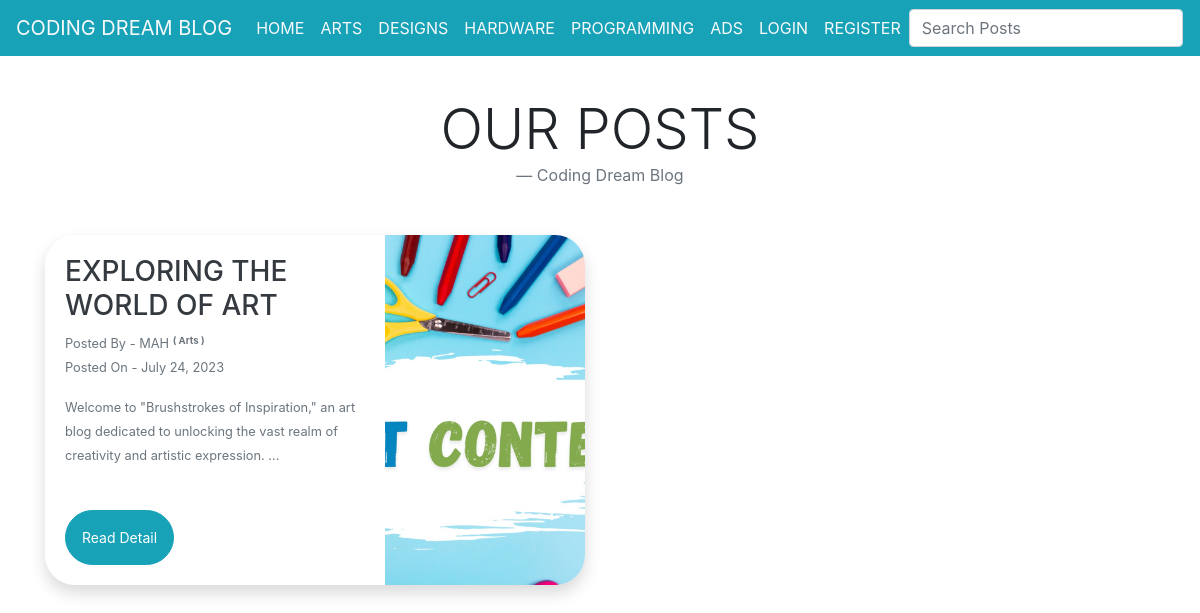
Before: / with the older database file.
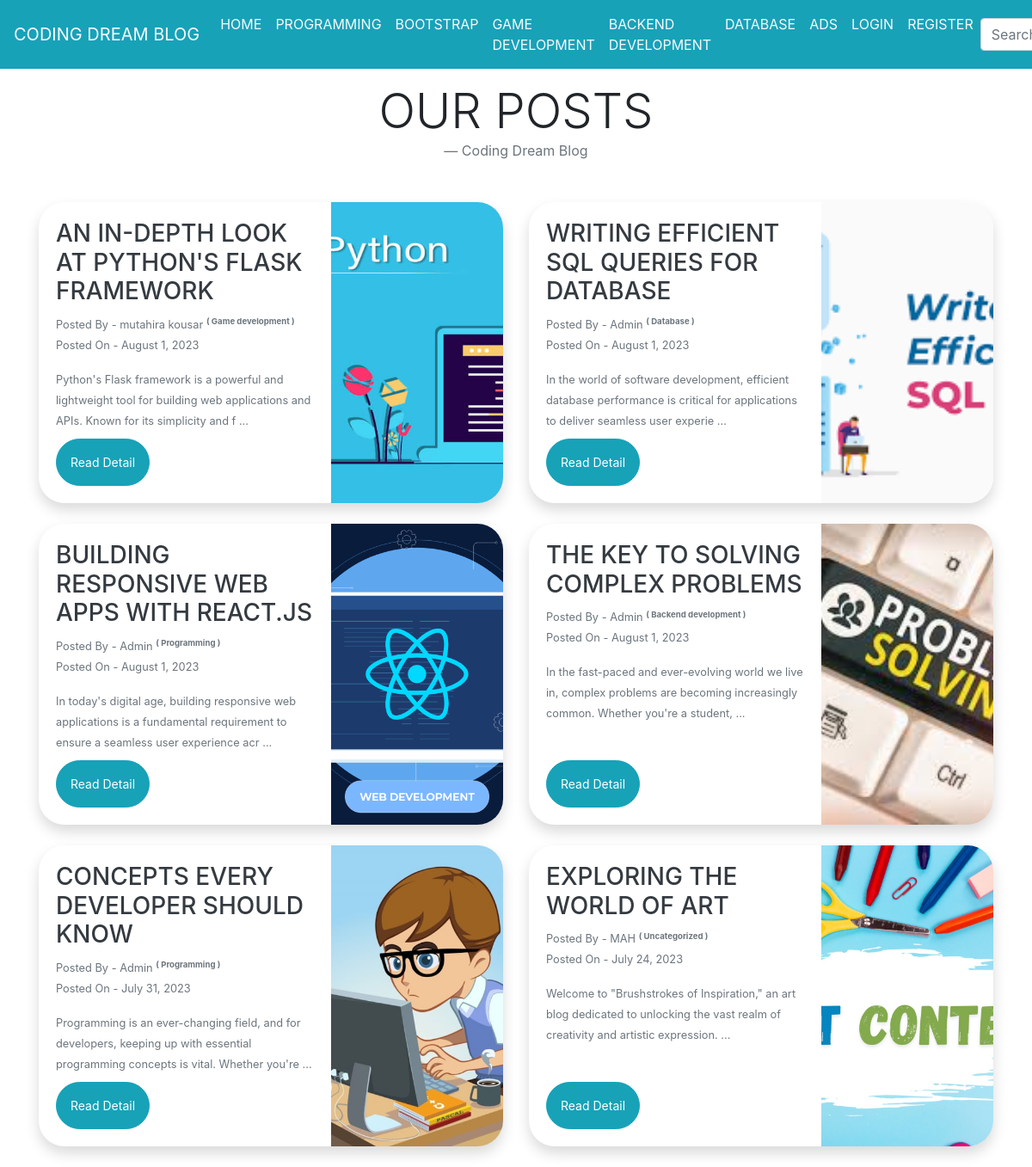
After: the same page with the newer database file.
### tables this page shows
CREATE TABLE `categories` (
  `id` int(20) NOT NULL,
  `name` varchar(255) DEFAULT NULL
);

CREATE TABLE `posts` (
  `id` int(20) NOT NULL,
  `category_id` int(20) DEFAULT NULL,
  `posted_by` int(20) DEFAULT NULL,
  `title` varchar(255) DEFAULT NULL,
  `image` varchar(255) DEFAULT NULL,
  `tags` varchar(255) DEFAULT NULL,
  `description` text DEFAULT NULL,
  `date` date DEFAULT NULL,
  `status` int(10) DEFAULT 0
);

CREATE TABLE `users` (
  `id` int(20) NOT NULL,
  `name` varchar(50) DEFAULT NULL,
  `email` varchar(100) DEFAULT NULL,
  `password` varchar(100) DEFAULT NULL,
  `phone` varchar(60) DEFAULT NULL,
  `city` varchar(60) DEFAULT NULL,
  `role` varchar(20) DEFAULT 'user'
);

### index.php (the view, shortened to what this page needs)
<?php include_once "connect.php"; ?>
<?php include_once "header.php"; ?>
<?php include_once "navbar.php"; ?>
<main role="main" class="container">
<div class="row">
<div class="col-md-12 col-sm-12 col-lg-12">
<blockquote class="blockquote text-center mb-5">
  <h1 class="mb-0 text-uppercase display-4">Our Posts</h1>
  <footer class="blockquote-footer">Coding Dream Blog</footer>
</blockquote>
<div class="row">
<?php
$posts 	= "SELECT * FROM posts WHERE status = 1 ORDER BY id DESC";
$result 		= $db->query($posts);
$num 			= $result->num_rows;
if($num == 0){
echo '<p>No Record.</p>';
}else{
while($row = $result->fetch_assoc()){
$id = $row['id'];
$title = $row['title'];
$catid = $row['category_id'];
$catnameQuery = "SELECT * FROM categories WHERE id = '{$catid}' LIMIT 1";
$catresult = $db->query($catnameQuery);
$catrow = $catresult->fetch_assoc();
$catnum = $catresult->num_rows;
if($catnum == 0){
$category = 'Uncategorized';
}else{
$category = $catrow['name'];
}
$posted_by = $row['posted_by'];
$postedbyQuery = "SELECT * FROM users WHERE id = '{$posted_by}' LIMIT 1";
$postedbyResult = $db->query($postedbyQuery);
$postedbyRow = $postedbyResult->fetch_assoc();
$postedbyNum = $postedbyResult->num_rows;
if($postedbyNum == 0){
$posted_by = 'Unknown';
}else{
$posted_by = $postedbyRow['name'];
}
$image = $row['image'];
$date = $row['date'];
$date = date("F j, Y", strtotime($date));
$description = $row['description'];
?>
  <div class="col-md-6 col-sm-6 col-lg-6">
    <div class="card  flex-md-row mb-4 h-md-250 border-0 shadow rounded-5" style="height: 350px;">
       <div class="card-body d-flex flex-column align-items-start">
          <h3 class="d-inline-block mb-2 text-dark text-uppercase"><?php echo $title ?></h3>
          <div class="text-muted"><small>Posted By - <?php echo $posted_by ?> <sup><b>( <?php echo $category ?> )</b></small></sup></div>
          <div class="text-muted"><small>Posted On - <?php echo $date ?></small></div>
          <p class="card-text mb-auto text-muted mt-3"><small><?php echo substr($description, 0, 130); ?> ...</small></p>
          <a class="btn btn-outline-info bg-info btn-sm rounded-5 p-3" role="button" href="detail.php?post=<?php echo $id ?>" style="color:white">Read Detail</a>
       </div>
       <img class="card-img-right flex-auto d-none d-lg-block img rounded-right-5" src="<?php echo $image ?>" style="width: 200px; height: auto; object-fit: cover">
    </div>
 </div>
<?php }} ?>
</div>
</div>
</div>
</main>

### header.php (shortened to what this page needs)
<!DOCTYPE html>
<html>
<head>
<link rel="stylesheet" href="css/bootstrap.css">
<link rel="stylesheet" type="text/css" href="css/main.css">
<link rel="stylesheet" href="https://use.fontawesome.com/releases/v5.7.2/css/all.css">
</head>
<body>

### navbar.php (shortened to what this page needs)
<nav class="navbar navbar-expand-md navbar-light fixed-top bg-info">
  <a class="navbar-brand text-light text-uppercase" href="#">Coding Dream Blog</a>
  <div class="collapse navbar-collapse" id="navbarCollapse">
    <ul class="navbar-nav mx-auto">
       <li class="nav-item">
        <a class="nav-link fw-bold text-light text-uppercase" href="index.php">Home</a>
      </li>
<?php
  $query = "SELECT * FROM categories";
  $result = $db->query($query);
  $num = $result->num_rows;
  if($num == 0){
  }else{
    while($row = $result->fetch_assoc()){
      $id     = $row['id'];
      $name   = $row['name'];
      ?>
     <li class="nav-item">
        <a class="nav-link fw-bold text-light text-uppercase" href="searchposts.php?cat=<?php echo $id ?>"><?php echo ucfirst($name); ?></a>
      </li>
      <?php
    }
  }
 ?>
<li class="nav-item">
        <a class="nav-link fw-bold text-light text-uppercase" href="adsfront.php">Ads</a>
      </li>
<?php if(isset($logid)){ ?>
      <li class="nav-item">
        <a class="nav-link fw-bold text-light text-uppercase" href="backend.php">Account</a>
      </li>
<?php }else{ ?>
      <li class="nav-item">
        <a class="nav-link fw-bold text-light text-uppercase" href="login.php">Login</a>
      </li>
       <li class="nav-item">
        <a class="nav-link fw-bold text-light text-uppercase" href="register.php">Register</a>
      </li>
<?php
  }
 ?>
    </ul>
    <form class="form-inline my-2 my-lg-0" method="get" action="searchposts.php">
      <input class="form-control mr-sm-2" type="search" name="search" placeholder="Search Posts" aria-label="Search" autocomplete="off">
    </form>
  </div>
</nav>

### css/main.css (style rules this page uses)
.container, .container-lg, .container-md, .container-sm { margin-top: 6em !important; }
.rounded-5 { border-radius: 30px !important; }
.rounded-right-5 { border-top-right-radius: 30px !important; border-bottom-right-radius: 30px !important; }

Changed rows visible on the page:
removed categories: name "ARTS"
removed categories: name "DESIGNS"
removed categories: name "HARDWARE"
added categories: name "BOOTSTRAP"
added categories: name "GAME DEVELOPMENT"
added categories: name "BACKEND DEVELOPMENT"
added categories: name "DATABASE"
added posts: title "AN IN-DEPTH LOOK AT PYTHON'S FLASK FRAMEWORK", users.name "mutahira kousar", category.name "Game development", date "August 1, 2023", description "Python's Flask framework is a powerful and lightweight tool for building web applications and APIs. Known for its simplicity and f", image (picture)
added posts: title "WRITING EFFICIENT SQL QUERIES FOR DATABASE", users.name "Admin", category.name "Database", date "August 1, 2023", description "In the world of software development, efficient database performance is critical for applications to deliver seamless user experie", image (picture)
added posts: title "BUILDING RESPONSIVE WEB APPS WITH REACT.JS", users.name "Admin", category.name "Programming", date "August 1, 2023", description "In today's digital age, building responsive web applications is a fundamental requirement to ensure a seamless user experience acr", image (picture)
added posts: title "THE KEY TO SOLVING COMPLEX PROBLEMS", users.name "Admin", category.name "Backend development", date "August 1, 2023", description "In the fast-paced and ever-evolving world we live in, complex problems are becoming increasingly common. Whether you're a student,", image (picture)
added posts: title "CONCEPTS EVERY DEVELOPER SHOULD KNOW", users.name "Admin", category.name "Programming", date "July 31, 2023", description "Programming is an ever-changing field, and for developers, keeping up with essential programming concepts is vital. Whether you're", image (picture)
computed for posts "EXPLORING THE WORLD OF ART": category.name "Arts" → "Uncategorized"
